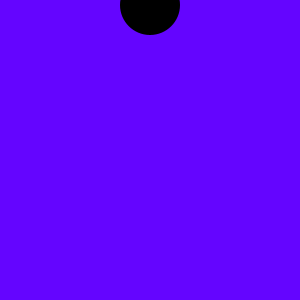
Frame 1 (no input)
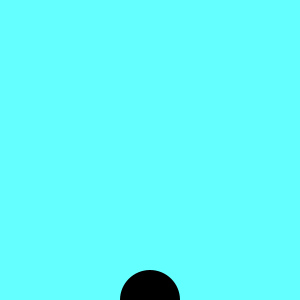
Frame 60 (the mouse pressed at the canvas centre just before this capture)
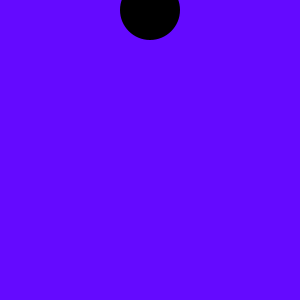
Frame 120 (the mouse held since frame 60 and released just before this capture)

The Processing sketch that drew these frames (run headless with seeded random() and noise(); from frame 60 on, the mouse is pressed at the canvas centre):

// Processing sketch: processing_66316
// ── processing_66316.pde

// Bouncing ball I give credit for http://www.learningprocessing.com
// From example 7-3: Bouncing ball with functions


int y = 0;
int speed = 5;

void setup() {
  size(300,300);
  smooth();
  noStroke();
}

void draw() {
  background(255);
  moving(); 
  bouncing();
  display();
}


// A function to move the ball
void moving() { 
  // Change the y location by speed
  y+= speed;
}

// A function to bounce the ball
void bouncing() {
 
  if (y > 300 || y < 0) {
    speed *=  - 1;
  }
}

// A function to display the ball
void display() {
 
 // Apply Day04 mouseXY01_Color technique to the ball
 fill(100, y, 255);
  noStroke();
  rect(0, 0, width, height);
  
 // Color or the ball
  fill(0);
  ellipse(width/2,y,60,60);
}
